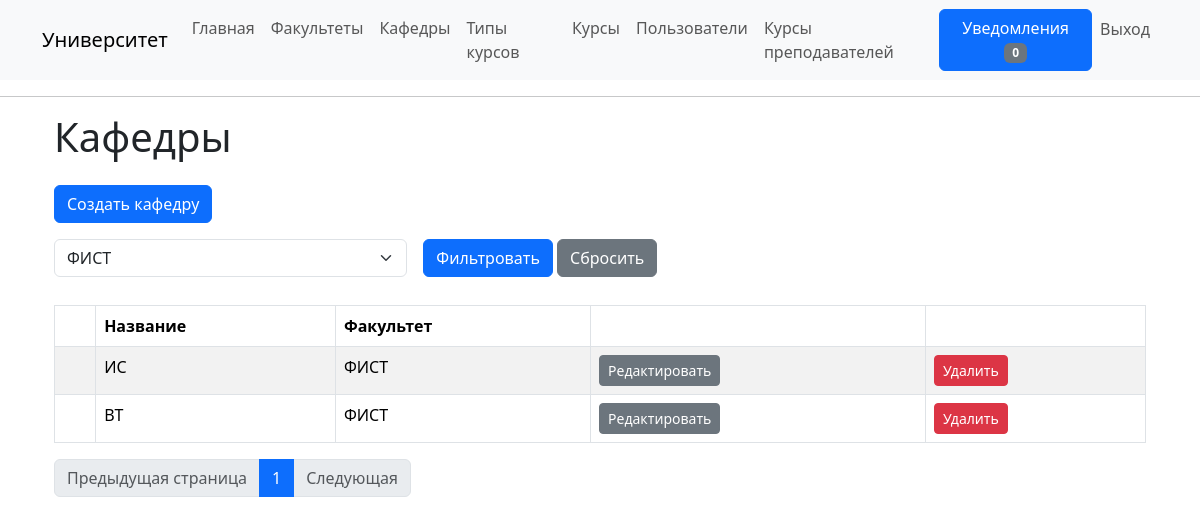
Before: /departments (signed in) with the older database file.
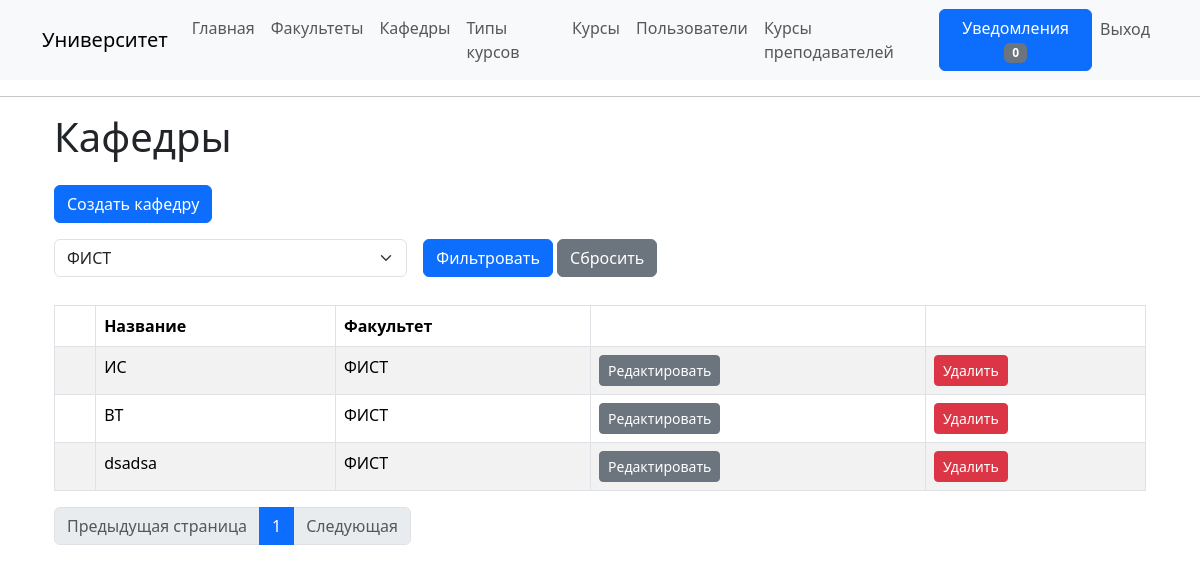
After: the same page with the newer database file.
### app/models/department.py (models this page shows, shortened)
class Department(db.Model):
    id: so.Mapped[int] = so.mapped_column(primary_key=True)
    name: so.Mapped[str] = so.mapped_column(
        sa.String(128), index=True, unique=True)
    faculty_id: so.Mapped[int] = so.mapped_column(
        sa.ForeignKey('faculty.id', ondelete='CASCADE'), index=True)
    faculty: so.Mapped['Faculty'] = so.relationship(
        back_populates='departments')
    teachers: so.WriteOnlyMapped['User'] = so.relationship(
        secondary=teachers_departments, primaryjoin=(teachers_departments.c.department_id == id), back_populates='departments', passive_deletes=True)

### app/models/faculty.py (models this page shows, shortened)
class Faculty(db.Model):
    id: so.Mapped[int] = so.mapped_column(primary_key=True)
    name: so.Mapped[str] = so.mapped_column(
        sa.String(128), index=True, unique=True)
    departments: so.WriteOnlyMapped['Department'] = so.relationship(
        back_populates='faculty', passive_deletes=True)

### app/routes/department_routes.py (the view)
@app.route('/departments')
@login_required
@required_role(role=user.ADMIN)
def departments():
    page = request.args.get('page', 1, type=int)
    faculty = request.args.get('faculty_id', None, type=int)
    if faculty is not None:
        faculty = [faculty]
    departments = department_service.get_all_paginated(page, faculty)
    faculties = faculty_service.get_all()
    return render_template('departments/departments.html', title='Кафедры', departments=departments, faculties=faculties)

### app/routes/__init__.py (called while the page is built)
@login.user_loader
def load_user(id):
  return user_service.get_by_id(id)

### app/services/department_service.py (called while the page is built)
def get_all_paginated(page: int, faculties=None, search_request=None):
    try:
        query = sa.select(Department)
        conditions = []
        if faculties is not None:
            conditions.append(Department.faculty_id.in_(faculties))
        if search_request is not None:
            conditions.append(Department.name.ilike(f'%{search_request}%'))
        app.logger.info(f"условия {conditions}")
        if conditions:
            query = query.where(sa.and_(*conditions))
        query = query.order_by(Department.faculty_id)
        return db.paginate(query, page=page, per_page=app.config['DEPARTMENTS_PER_PAGE'], error_out=False)
    except Exception as e:
        db.session.rollback()
        app.logger.error(e)
        raise Exception('Неизвестная ошибка')

### app/services/faculty_service.py (called while the page is built)
def get_all():
    try:
        return db.session.execute(sa.select(Faculty).order_by(Faculty.name)).scalars().all()
    except Exception as e:
        db.session.rollback()
        app.logger.error(e)
        raise Exception('Неизвестная ошибка')

### app/templates/departments/departments.html (shortened to what this page needs)
{% extends "base.html" %}
{% block content %}
    <div class="container">
        <h1>Кафедры</h1>
        <a class="btn btn-primary my-3" href="{{ url_for('create_department') }}" role="button">
            Создать кафедру
        </a>
        <br>
        <form method="get" action="{{ url_for('departments') }}" class="mb-1">
            <div class="row g-3">
                <div class="col-md-4">
                    <select name = 'faculty_id' class="form-select">
                        {% for faculty in faculties %}
                            {% if faculty.id|string == request.args.get('faculty_id') %}
                                <option value="{{ faculty.id }}" selected> {{faculty.name}} </option>
                            {% else %}
                                <option value="{{ faculty.id }}"> {{faculty.name}} </option>
                            {% endif %}
                        {% endfor %}
                    </select>
                </div>
                <div class="col-md-4">
                    <button type="submit" class="btn btn-primary">Фильтровать</button>
                    <a href="{{ url_for('departments') }}" class="btn btn-secondary">Сбросить</a>
                </div>
            </div>
        </form>
        <br>
        <table id="departments-table" class="table table-striped table-bordered" style="width:100%">
            <thead>
                <tr>
                    <th> </th>
                    <th> Название </th>
                    <th> Факультет </th>
                    <th></th>
                    <th></th>
                </tr>
            </thead>
            <tbody>
                {% for department in departments.items %}
                    <tr id="department{{ department.id }}">
                        <td></td>
                        <td>{{department.name}}</td>
                        <td>{{department.faculty.name}}</td>
                        <td>
                            <a class="btn btn-sm btn-secondary" href="{{ url_for('edit_department', department_id=department.id) }}" role="button">Редактировать</a>
                        </td>
                        <td>
                            <button class="btn btn-danger btn-sm delete-btn"
                                    data-item-id="{{ department.id }}">
                                Удалить
                            </button>
                        </td>
                    </tr>
                {% endfor %}
            </tbody>
        </table>
        <ul class="pagination">
            {% if departments.has_prev %}
             <li class="page-item"><a class="page-link" href="{{ url_for('departments', page=departments.prev_num, faculty_id=request.args.get('faculty_id')) }}">Предыдущая страница</a></li>
            {% else %}
             <li class="page-item disabled"><span class="page-link">Предыдущая страница</span>
            {% endif %}
             </li>
            {% for page in departments.iter_pages(left_edge=2, right_edge=2, left_current=1, right_current=1) %}
            {% if page == departments.page %}
             <li class="page-item active"><a class="page-link" href="{{ url_for('departments', page=page, faculty_id=request.args.get('faculty_id')) }}">{{ page }}</a></li>
            {% elif page %}
             <li class="page-item"><a class="page-link" href="{{ url_for('departments', page=page, faculty_id=request.args.get('faculty_id')) }}">{{ page }}</a></li>
            {% else %}
             <li class="page-item disabled" id="example_ellipsis"><a href="#" class="page-link">…</a></li>
            {% endif %}
            {% endfor %}
            {% if departments.has_next %}
             <li class="page-item"><a class="page-link" href="{{ url_for('departments', page=departments.next_num, faculty_id=request.args.get('faculty_id')) }}">Следующая</a></li>
            {% else %}
             <li class="page-item disabled"><span class="page-link">Следующая</span>
            {% endif %}
        </ul>
    </div>
{% endblock %}

Changed rows visible on the page:
added Department: name "dsadsa", faculty.name "ФИСТ"
